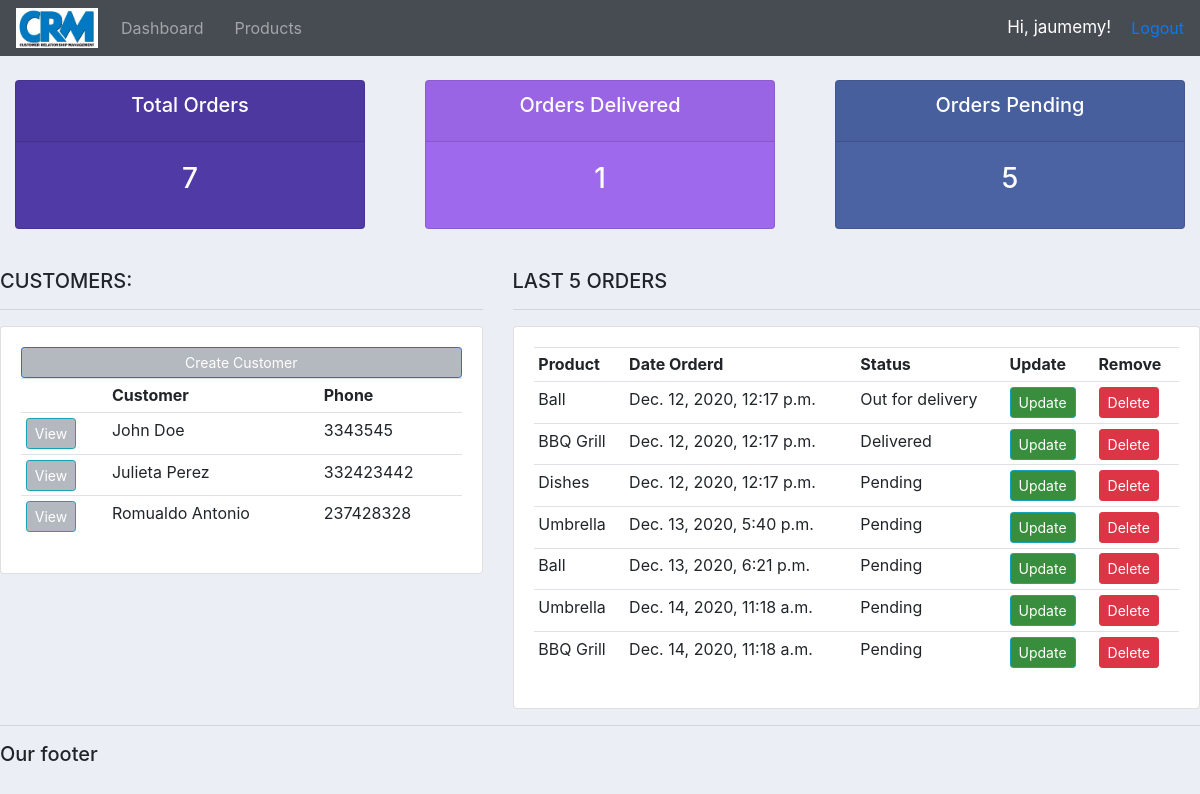
The app's page / (signed in) with its own data.
### accounts/models.py (models this page shows, shortened)
class Customer(models.Model):
    name = models.CharField(max_length=64, null=True)
    phone = models.CharField(max_length=64, null=True)
    email = models.CharField(max_length=64, null=True)
    date_created = models.DateTimeField(auto_now_add=True, null=True)

class Order(models.Model):
    STATUS = (
        ('Pending', 'Pending'),
        ('Out for delivery', 'Out for delivery'),
        ('Delivered', 'Delivered'),
    )
    customer = models.ForeignKey(Customer, null=True, on_delete=models.SET_NULL)
    product = models.ForeignKey(Product, null=True, on_delete=models.SET_NULL)
    date_created = models.DateTimeField(auto_now_add=True, null=True)
    status = models.CharField(max_length=64, null=True, choices=STATUS)
    note = models.CharField(max_length=1000, null=True)

class Product(models.Model):
    CATEGORY = (
        ('Indoor', 'Indoor'),
        ('Outdoor', 'Outdoor')
    )
    name = models.CharField(max_length=64, null=True)
    price = models.FloatField(null=True)
    category = models.CharField(max_length=64, null=True, choices=CATEGORY)
    description = models.CharField(max_length=200, null=True, blank=True)
    date_created = models.DateTimeField(auto_now_add=True, null=True)
    tags = models.ManyToManyField(Tag)
    def __str__(self):
        return self.name

### accounts/views.py (the view)
# urls.py: path('', views.home, name="home"),
def home(request):
    orders = Order.objects.all()
    customers = Customer.objects.all()
    total_orders = orders.count()
    total_customers = customers.count()
    delivered = orders.filter(status='Delivered').count()
    pending = orders.filter(status='Pending').count()
    context = {'orders':orders,'customers':customers,
               'total_orders':total_orders, 'delivered':delivered,
               'pending':pending}
    return render(request, 'accounts/dashboard.html', context)

### accounts/templates/accounts/dashboard.html (shortened to what this page needs)
{% extends "accounts/main.html" %}
{% block content %}
{% include "accounts/status.html" %}
<br>
<div class="row">
	<div class="col-md-5">
		<h5>CUSTOMERS:</h5>
		<hr>
		<div class="card card-body">
			<a id="custom_btn1" class="btn btn-primary  btn-sm btn-block" href="">Create Customer</a>
			<table class="table table-sm">
				<tr>
					<th></th>
					<th>Customer</th>
					<th>Phone</th>
				</tr>
				{% for customer in customers %}
					<tr>
						<td><a id="custom_btn2" class="btn btn-sm btn-info" href="{% url 'accounts:customers' customer.id  %}">View</a></td>
						<td>{{customer.name}}</td>
						<td>{{customer.phone}}</td>
					</tr>
				{% endfor %}
			</table>
		</div>
	</div>
	<div class="col-md-7">
		<h5>LAST 5 ORDERS</h5>
		<hr>
		<div class="card card-body">
			<table class="table table-sm">
				<tr>
					<th>Product</th>
					<th>Date Orderd</th>
					<th>Status</th>
					<th>Update</th>
					<th>Remove</th>
				</tr>
				{% for order in orders %}
					<tr>
						<td>{{order.product}}</td>
						<td>{{order.date_created}}</td>
						<td>{{order.status}}</td>
						<td><a id="custom_btn3" class="btn btn-sm btn-info" href="{% url 'accounts:update_order' order.id %}">Update</a></td>
						<td><a class="btn btn-sm btn-danger" href="{% url 'accounts:delete_order' order.id %}">Delete</a></td>
					</tr>
				{% endfor %}
			</table>
		</div>
	</div>
</div>
{% endblock %}

### accounts/templates/accounts/navbar.html (shortened to what this page needs)
{% load static %}
<nav class="navbar navbar-expand-lg navbar-dark" id="navbar_custom">
  <img id="crm_logo" src="{% static 'images/crm_logo.png' %}" alt="">
  <div class="collapse navbar-collapse" id="navbarNav">
    <ul class="navbar-nav">
      <li class="nav-item">
        <a class="nav-link" href="{% url 'accounts:home' %}">Dashboard</a>
      </li>
      <li class="nav-item">
        <a class="nav-link" href="{% url 'accounts:products' %}">Products</a>
      </li>
    </ul>
  </div>
  <span class="hi-msg">Hi, {{request.user}}!</span>
  <spanclass="hi-msg"><a href="{% url 'accounts:logout' %}">Logout</a></span>
</nav>

### static/css/main.css (style rules this page uses)
body { background-color: #ebeff5; }
#crm_logo { height: 40px; width: auto; margin-right: 15px; }
.nav-item { margin-right: 15px; }

### accounts/templates/accounts/navbar.html (style rules this page uses)
#navbar_custom { background-color: #474b52 }
.hi-msg { font-size: 17px; color: #fff; margin-right: 20px; }

### accounts/templates/accounts/dashboard.html (style rules this page uses)
#custom_btn1 { background-color: #b4b8bf; }
#custom_btn2 { background-color: #b4b8bf; }
#custom_btn3 { background-color: #388e3c; }

### records on screen
Customer: name "John Doe", phone "3343545"
Customer: name "Julieta Perez", phone "332423442"
Customer: name "Romualdo Antonio", phone "237428328"
Order: product "Ball", date_created "Dec. 12, 2020, 12:17 p.m.", status "Out for delivery"
Order: product "BBQ Grill", date_created "Dec. 12, 2020, 12:17 p.m.", status "Delivered"
Order: product "Dishes", date_created "Dec. 12, 2020, 12:17 p.m.", status "Pending"
Order: product "Umbrella", date_created "Dec. 13, 2020, 5:40 p.m.", status "Pending"
Order: product "Ball", date_created "Dec. 13, 2020, 6:21 p.m.", status "Pending"
Order: product "Umbrella", date_created "Dec. 14, 2020, 11:18 a.m.", status "Pending"
Order: product "BBQ Grill", date_created "Dec. 14, 2020, 11:18 a.m.", status "Pending"

### other values on screen
{{ request.user }} "jaumemy"
{{ total_orders }} "7"
{{ delivered }} "1"
{{ pending }} "5"
